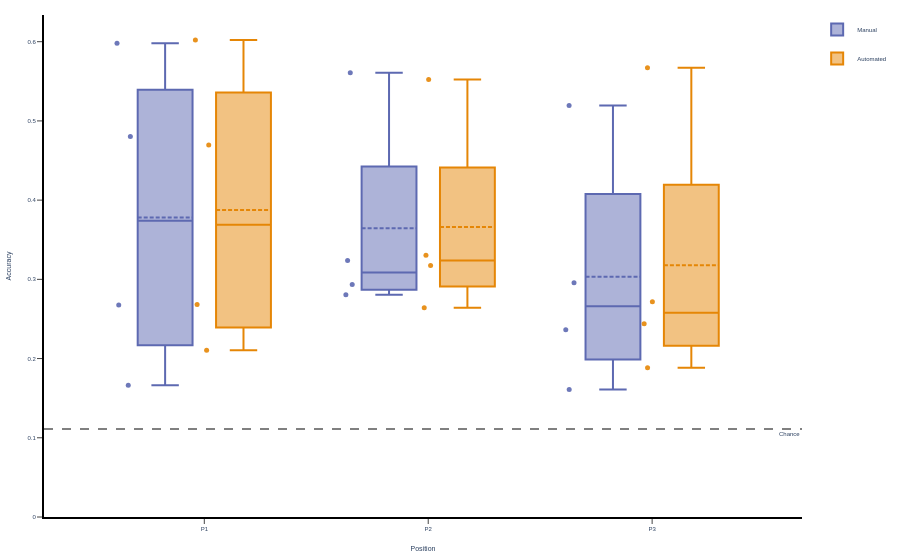

Notebook code cell kept with this figure:
### Code cell
colorsmap = {
    'Manual': px.colors.qualitative.Vivid[1],
    'Automated': px.colors.qualitative.Vivid[0]
}
fig = px.box(acc_df_kumar_mfa_pos_avgiter,
    y='Accuracy',
    x='Position',
    color='Aligner',
    points='all',  # Shows stripplot-like points
    boxmode='group',
    hover_name='Patient',
    hover_data=['Patient', 'Accuracy', 'Position'],
    color_discrete_sequence= px.colors.qualitative.Vivid, 
    color_discrete_map= colorsmap,
    category_orders={"Aligner":['Manual', 'Automated']}     
    )
fig.update_traces(marker=dict(size=5,opacity=0.9), jitter=0.3, boxmean=True)

fig.add_hline(
    y=1/9,
    line_dash='dash',
    line_color='gray',
    annotation_text='Chance',
    annotation_position='bottom right'
)

fig.update_yaxes(rangemode="tozero", showline=True, linecolor="black", linewidth=2, ticks='outside')
fig.update_xaxes(showline=True, linecolor="black", linewidth=2, ticks='outside')
fig.update_layout(
    plot_bgcolor='white',
    legend=None,
    title_text='',
    title_x=0.5,
    font=dict(size=PLOT_STYLE['font']['size_label'], family=PLOT_STYLE['font']['family']),
    margin=dict(l=35, r=8, t=15, b=40)
)
save_svg(fig, "../figures/figure4/manualvsautomated_DecodingAccByPosPlotlyavgd5.svg",
         **PANEL_DIMS['figure4']['by_position'])
fig.show()

### Figure 1 — Plotly figure (JSON) as saved in the notebook; plotly's stock layout.template omitted (floating-point values rounded to 4 significant figures)
{"data": [{"alignmentgroup": "True", "boxmean": true, "boxpoints": "all", "customdata": [["S1"], ["S1"], ["S1"], ["S2"], ["S2"], ["S2"], ["S3"], ["S3"], ["S3"], ["S4"], ["S4"], ["S4"]], "hovertemplate": "<b>%{hovertext}</b><br><br>Aligner=Manual<br>Position=%{x}<br>Accuracy=%{y}<br>Patient=%{customdata[0]}<extra></extra>", "hovertext": ["S1", "S1", "S1", "S2", "S2", "S2", "S3", "S3", "S3", "S4", "S4", "S4"], "jitter": 0.3, "legendgroup": "Manual", "marker": {"color": "rgb(93, 105, 177)", "opacity": 0.9, "size": 5}, "name": "Manual", "notched": false, "offsetgroup": "Manual", "orientation": "v", "showlegend": true, "type": "box", "x": ["P1", "P2", "P3", "P1", "P2", "P3", "P1", "P2", "P3", "P1", "P2", "P3"], "x0": " ", "xaxis": "x", "y": [0.598, 0.5608, 0.5196, 0.2675, 0.2934, 0.2364, 0.4804, 0.2804, 0.2957, 0.1662, 0.3238, 0.1609], "y0": " ", "yaxis": "y"}, {"alignmentgroup": "True", "boxmean": true, "boxpoints": "all", "customdata": [["S1"], ["S1"], ["S1"], ["S2"], ["S2"], ["S2"], ["S3"], ["S3"], ["S3"], ["S4"], ["S4"], ["S4"]], "hovertemplate": "<b>%{hovertext}</b><br><br>Aligner=Automated<br>Position=%{x}<br>Accuracy=%{y}<br>Patient=%{customdata[0]}<extra></extra>", "hovertext": ["S1", "S1", "S1", "S2", "S2", "S2", "S3", "S3", "S3", "S4", "S4", "S4"], "jitter": 0.3, "legendgroup": "Automated", "marker": {"color": "rgb(229, 134, 6)", "opacity": 0.9, "size": 5}, "name": "Automated", "notched": false, "offsetgroup": "Automated", "orientation": "v", "showlegend": true, "type": "box", "x": ["P1", "P2", "P3", "P1", "P2", "P3", "P1", "P2", "P3", "P1", "P2", "P3"], "x0": " ", "xaxis": "x", "y": [0.602, 0.5523, 0.5671, 0.2682, 0.2643, 0.1883, 0.4696, 0.3174, 0.2717, 0.2105, 0.3303, 0.2441], "y0": " ", "yaxis": "y"}], "layout": {"annotations": [{"showarrow": false, "text": "Chance", "x": 1, "xanchor": "right", "xref": "x domain", "y": 0.1111, "yanchor": "top", "yref": "y"}], "boxmode": "group", "font": {"family": "Arial", "size": 6}, "legend": {}, "margin": {"b": 40, "l": 35, "r": 8, "t": 15}, "plot_bgcolor": "white", "shapes": [{"line": {"color": "gray", "dash": "dash"}, "type": "line", "x0": 0, "x1": 1, "xref": "x domain", "y0": 0.1111, "y1": 0.1111, "yref": "y"}], "title": {"text": "", "x": 0.5}, "xaxis": {"anchor": "y", "domain": [0, 1], "linecolor": "black", "linewidth": 2, "showline": true, "ticks": "outside", "title": {"text": "Position"}}, "yaxis": {"anchor": "x", "domain": [0, 1], "linecolor": "black", "linewidth": 2, "rangemode": "tozero", "showline": true, "ticks": "outside", "title": {"text": "Accuracy"}}}}
